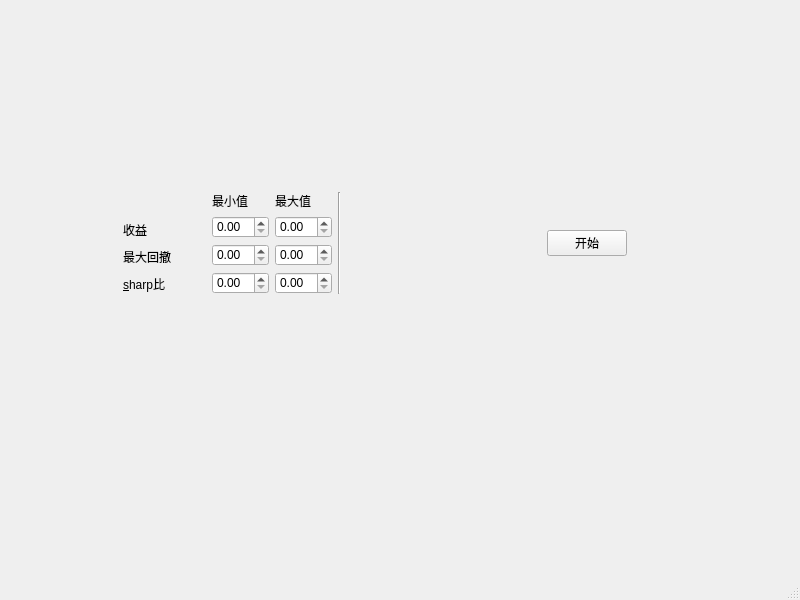
<?xml version="1.0" encoding="UTF-8"?>
<ui version="4.0">
 <class>MainWindow</class>
 <widget class="QMainWindow" name="MainWindow">
  <property name="geometry">
   <rect>
    <x>0</x>
    <y>0</y>
    <width>800</width>
    <height>600</height>
   </rect>
  </property>
  <property name="sizePolicy">
   <sizepolicy hsizetype="Minimum" vsizetype="Fixed">
    <horstretch>0</horstretch>
    <verstretch>0</verstretch>
   </sizepolicy>
  </property>
  <property name="windowTitle">
   <string>MainWindow</string>
  </property>
  <widget class="QWidget" name="centralwidget">
   <widget class="QWidget" name="">
    <property name="geometry">
     <rect>
      <x>123</x>
      <y>192</y>
      <width>504</width>
      <height>102</height>
     </rect>
    </property>
    <layout class="QHBoxLayout" name="horizontalLayout">
     <item>
      <layout class="QVBoxLayout" name="verticalLayout">
       <item>
        <widget class="QLabel" name="label_6">
         <property name="text">
          <string/>
         </property>
        </widget>
       </item>
       <item>
        <widget class="QLabel" name="label">
         <property name="text">
          <string>收益</string>
         </property>
        </widget>
       </item>
       <item>
        <widget class="QLabel" name="label_2">
         <property name="text">
          <string>最大回撤</string>
         </property>
        </widget>
       </item>
       <item>
        <widget class="QLabel" name="label_3">
         <property name="text">
          <string>&amp;sharp比</string>
         </property>
         <property name="buddy">
          <cstring>doubleSpinBox_sharp_min</cstring>
         </property>
        </widget>
       </item>
      </layout>
     </item>
     <item>
      <spacer name="verticalSpacer">
       <property name="orientation">
        <enum>Qt::Vertical</enum>
       </property>
       <property name="sizeHint" stdset="0">
        <size>
         <width>20</width>
         <height>40</height>
        </size>
       </property>
      </spacer>
     </item>
     <item>
      <layout class="QGridLayout" name="gridLayout">
       <item row="0" column="0">
        <widget class="QLabel" name="label_4">
         <property name="text">
          <string>最小值</string>
         </property>
        </widget>
       </item>
       <item row="0" column="1">
        <widget class="QLabel" name="label_5">
         <property name="text">
          <string>最大值</string>
         </property>
        </widget>
       </item>
       <item row="1" column="0">
        <widget class="QDoubleSpinBox" name="doubleSpinBox_returns_min"/>
       </item>
       <item row="1" column="1">
        <widget class="QDoubleSpinBox" name="doubleSpinBox_returns_max"/>
       </item>
       <item row="2" column="0">
        <widget class="QDoubleSpinBox" name="doubleSpinBox_maxdrawdown_min"/>
       </item>
       <item row="2" column="1">
        <widget class="QDoubleSpinBox" name="doubleSpinBox_maxdrawdown_max"/>
       </item>
       <item row="3" column="0">
        <widget class="QDoubleSpinBox" name="doubleSpinBox_sharp_min"/>
       </item>
       <item row="3" column="1">
        <widget class="QDoubleSpinBox" name="doubleSpinBox_sharp_max"/>
       </item>
      </layout>
     </item>
     <item>
      <widget class="Line" name="line">
       <property name="orientation">
        <enum>Qt::Vertical</enum>
       </property>
      </widget>
     </item>
     <item>
      <spacer name="horizontalSpacer">
       <property name="orientation">
        <enum>Qt::Horizontal</enum>
       </property>
       <property name="sizeType">
        <enum>QSizePolicy::Preferred</enum>
       </property>
       <property name="sizeHint" stdset="0">
        <size>
         <width>200</width>
         <height>20</height>
        </size>
       </property>
      </spacer>
     </item>
     <item>
      <widget class="QPushButton" name="pushButton">
       <property name="enabled">
        <bool>true</bool>
       </property>
       <property name="minimumSize">
        <size>
         <width>0</width>
         <height>0</height>
        </size>
       </property>
       <property name="maximumSize">
        <size>
         <width>16777215</width>
         <height>16777215</height>
        </size>
       </property>
       <property name="text">
        <string>开始</string>
       </property>
      </widget>
     </item>
    </layout>
   </widget>
  </widget>
  <widget class="QMenuBar" name="menubar">
   <property name="geometry">
    <rect>
     <x>0</x>
     <y>0</y>
     <width>800</width>
     <height>23</height>
    </rect>
   </property>
  </widget>
  <widget class="QStatusBar" name="statusbar"/>
 </widget>
 <tabstops>
  <tabstop>doubleSpinBox_returns_min</tabstop>
  <tabstop>doubleSpinBox_returns_max</tabstop>
  <tabstop>doubleSpinBox_maxdrawdown_min</tabstop>
  <tabstop>doubleSpinBox_maxdrawdown_max</tabstop>
  <tabstop>doubleSpinBox_sharp_min</tabstop>
  <tabstop>doubleSpinBox_sharp_max</tabstop>
  <tabstop>pushButton</tabstop>
 </tabstops>
 <resources/>
 <connections/>
</ui>
